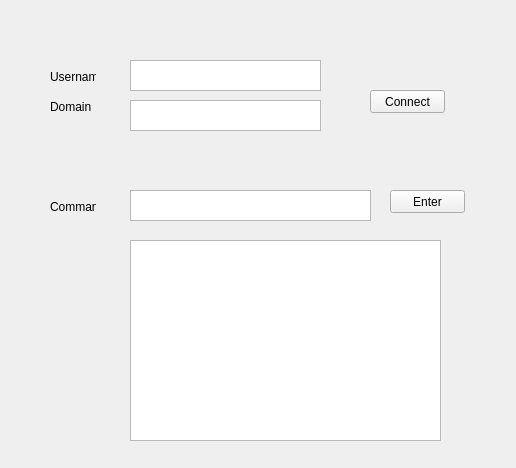
<?xml version="1.0" encoding="UTF-8"?>
<ui version="4.0">
 <class>SSLForm</class>
 <widget class="QWidget" name="SSLForm">
  <property name="geometry">
   <rect>
    <x>0</x>
    <y>0</y>
    <width>516</width>
    <height>468</height>
   </rect>
  </property>
  <property name="windowTitle">
   <string>Form</string>
  </property>
  <widget class="QTextEdit" name="nameText">
   <property name="geometry">
    <rect>
     <x>130</x>
     <y>60</y>
     <width>191</width>
     <height>31</height>
    </rect>
   </property>
  </widget>
  <widget class="QTextEdit" name="domainText">
   <property name="geometry">
    <rect>
     <x>130</x>
     <y>100</y>
     <width>191</width>
     <height>31</height>
    </rect>
   </property>
  </widget>
  <widget class="QLabel" name="label">
   <property name="geometry">
    <rect>
     <x>50</x>
     <y>70</y>
     <width>46</width>
     <height>13</height>
    </rect>
   </property>
   <property name="text">
    <string>Username</string>
   </property>
  </widget>
  <widget class="QLabel" name="label_2">
   <property name="geometry">
    <rect>
     <x>50</x>
     <y>100</y>
     <width>46</width>
     <height>13</height>
    </rect>
   </property>
   <property name="text">
    <string>Domain</string>
   </property>
  </widget>
  <widget class="QPushButton" name="connectButton">
   <property name="geometry">
    <rect>
     <x>370</x>
     <y>90</y>
     <width>75</width>
     <height>23</height>
    </rect>
   </property>
   <property name="text">
    <string>Connect</string>
   </property>
  </widget>
  <widget class="QTextEdit" name="inputText">
   <property name="geometry">
    <rect>
     <x>130</x>
     <y>190</y>
     <width>241</width>
     <height>31</height>
    </rect>
   </property>
  </widget>
  <widget class="QLabel" name="label_3">
   <property name="geometry">
    <rect>
     <x>50</x>
     <y>200</y>
     <width>46</width>
     <height>13</height>
    </rect>
   </property>
   <property name="text">
    <string>Command</string>
   </property>
  </widget>
  <widget class="QTextEdit" name="outputText">
   <property name="geometry">
    <rect>
     <x>130</x>
     <y>240</y>
     <width>311</width>
     <height>201</height>
    </rect>
   </property>
  </widget>
  <widget class="QPushButton" name="enterButton">
   <property name="geometry">
    <rect>
     <x>390</x>
     <y>190</y>
     <width>75</width>
     <height>23</height>
    </rect>
   </property>
   <property name="text">
    <string>Enter</string>
   </property>
  </widget>
 </widget>
 <resources/>
 <connections/>
</ui>
